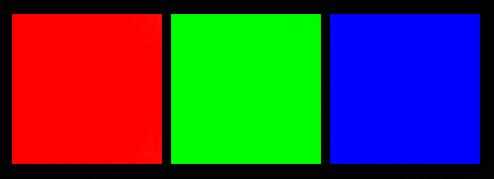
#> input picture color_different/data/demo.jpg, 494 x 179 px, found by its file name
$ python show_pic.py
#> lines starting #> are read from the running program, lines starting #| are printed output that depends on the picture
#-*- coding: UTF-8 -*-
import  cv2
import numpy as np
def get_sum_RGB(image):
    # 加载图像
    image = cv2.imread(image)
#> image is the input picture: shape (179, 494, 3); mean B, G, R 65.8, 65.2, 65.4

    # 通道分离，注意顺序BGR不是RGB
    (B, G, R) = cv2.split(image)
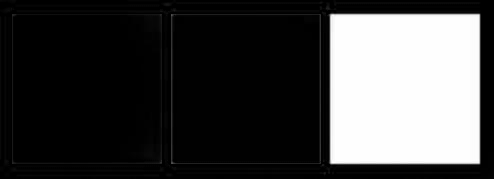
#> B: shape (179, 494); min 0, max 255, mean 65.8
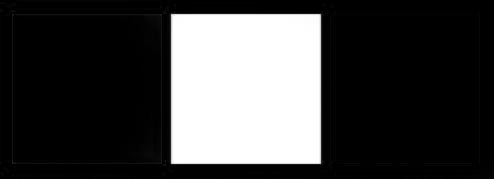
#> G: shape (179, 494); min 0, max 255, mean 65.2
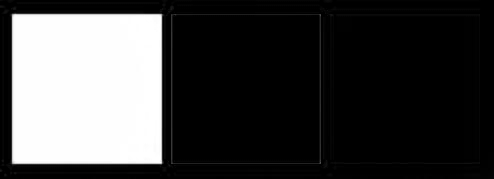
#> R: shape (179, 494); min 0, max 255, mean 65.4
    cv2.imshow("orign", image)
# 显示各个分离出的通道
    cv2.imshow("Red", R)
    cv2.imshow("Green", G)
    cv2.imshow("Blue", B)
    return (np.sum(R),np.sum(G),np.sum(B))


if __name__ == '__main__':
    blue = '/home/lqy/python_scripy/defect-detecting/color_different/data/demo.jpg'
    #black = '/home/lqy/python_scripy/defect-detecting/color_different/data/black.jpg'
    #pink = '/home/lqy/python_scripy/defect-detecting/color_different/data/pink.jpg'
    #brown = '/home/lqy/python_scripy/defect-detecting/color_different/data/brown.jpg'
    print(get_sum_RGB(blue))
    #print(get_sum_RGB(black))
    #print(get_sum_RGB(pink))
    #print(get_sum_RGB(brown))
if cv2.waitKey(0) & 0xff == 27:
#> (key Esc is pressed here)
    cv2.destroyAllWindows()
